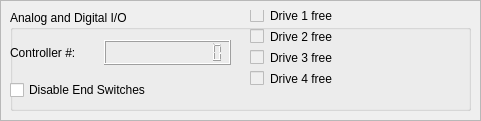
   <widget class="QFrame" name="frame">
    <property name="geometry">
     <rect>
      <x>10</x>
      <y>570</y>
      <width>481</width>
      <height>121</height>
     </rect>
    </property>
    <property name="frameShape">
     <enum>QFrame::StyledPanel</enum>
    </property>
    <property name="frameShadow">
     <enum>QFrame::Raised</enum>
    </property>
    <widget class="QGroupBox" name="groupBox_5">
     <property name="geometry">
      <rect>
       <x>10</x>
       <y>10</y>
       <width>461</width>
       <height>101</height>
      </rect>
     </property>
     <property name="title">
      <string>Analog and Digital I/O</string>
     </property>
     <widget class="QWidget" name="layoutWidget_8">
      <property name="geometry">
       <rect>
        <x>0</x>
        <y>30</y>
        <width>221</width>
        <height>25</height>
       </rect>
      </property>
      <layout class="QHBoxLayout" name="horizontalLayout_9">
       <item>
        <widget class="QLabel" name="label">
         <property name="text">
          <string>Controller #:</string>
         </property>
        </widget>
       </item>
       <item>
        <widget class="QLCDNumber" name="lcdADID">
         <property name="digitCount">
          <number>12</number>
         </property>
        </widget>
       </item>
      </layout>
     </widget>
     <widget class="QCheckBox" name="cbDisableES">
      <property name="geometry">
       <rect>
        <x>0</x>
        <y>70</y>
        <width>211</width>
        <height>20</height>
       </rect>
      </property>
      <property name="text">
       <string>Disable End Switches</string>
      </property>
     </widget>
     <widget class="QWidget" name="layoutWidget">
      <property name="geometry">
       <rect>
        <x>240</x>
        <y>-2</y>
        <width>107</width>
        <height>104</height>
       </rect>
      </property>
      <layout class="QFormLayout" name="formLayout">
       <item row="0" column="0">
        <widget class="QCheckBox" name="cbDr1">
         <property name="enabled">
          <bool>false</bool>
         </property>
         <property name="text">
          <string/>
         </property>
        </widget>
       </item>
       <item row="0" column="1">
        <widget class="QLabel" name="label_2">
         <property name="text">
          <string>Drive 1 free</string>
         </property>
        </widget>
       </item>
       <item row="1" column="0">
        <widget class="QCheckBox" name="cbDr2">
         <property name="enabled">
          <bool>false</bool>
         </property>
         <property name="text">
          <string/>
         </property>
        </widget>
       </item>
       <item row="1" column="1">
        <widget class="QLabel" name="label_3">
         <property name="text">
          <string>Drive 2 free</string>
         </property>
        </widget>
       </item>
       <item row="2" column="0">
        <widget class="QCheckBox" name="cbDr3">
         <property name="enabled">
          <bool>false</bool>
         </property>
         <property name="text">
          <string/>
         </property>
        </widget>
       </item>
       <item row="2" column="1">
        <widget class="QLabel" name="label_4">
         <property name="text">
          <string>Drive 3 free</string>
         </property>
        </widget>
       </item>
       <item row="3" column="0">
        <widget class="QCheckBox" name="cbDr4">
         <property name="enabled">
          <bool>false</bool>
         </property>
         <property name="text">
          <string/>
         </property>
        </widget>
       </item>
       <item row="3" column="1">
        <widget class="QLabel" name="label_9">
         <property name="text">
          <string>Drive 4 free</string>
         </property>
        </widget>
       </item>
      </layout>
     </widget>
    </widget>
   </widget>
